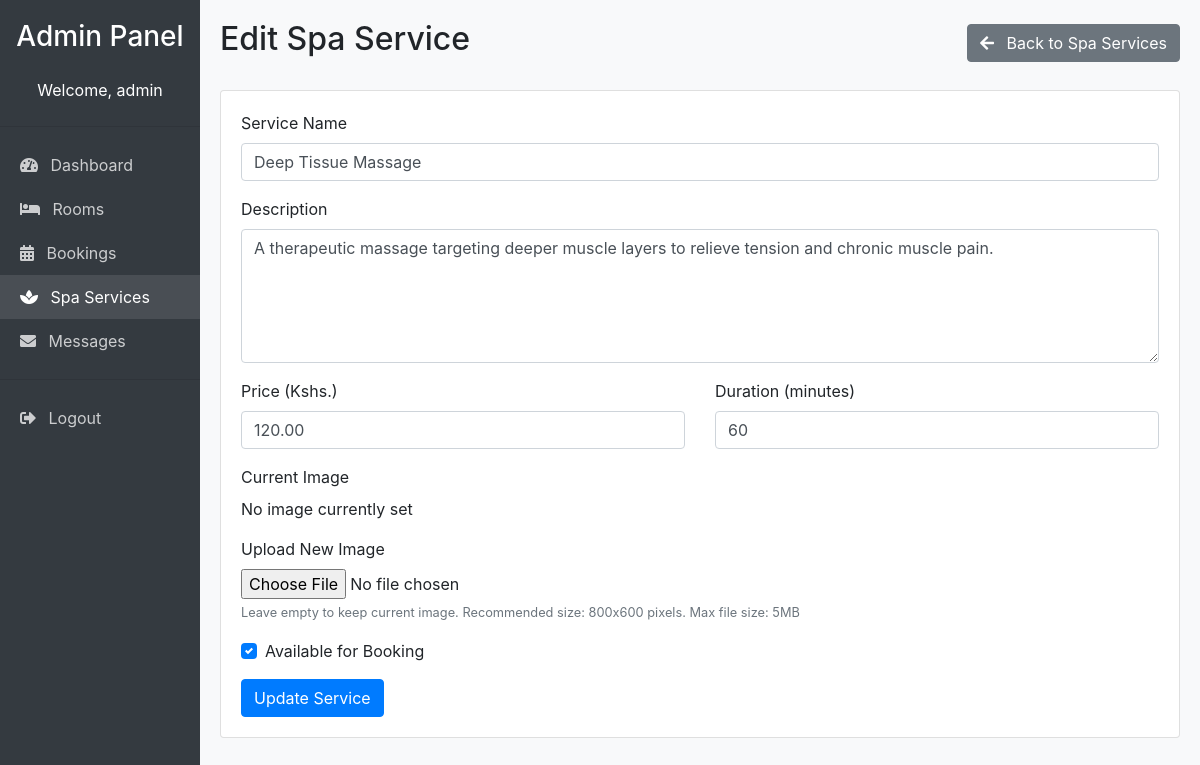
The page /admin/spa_edit.php?id=1 (signed in) on the database as committed earlier.
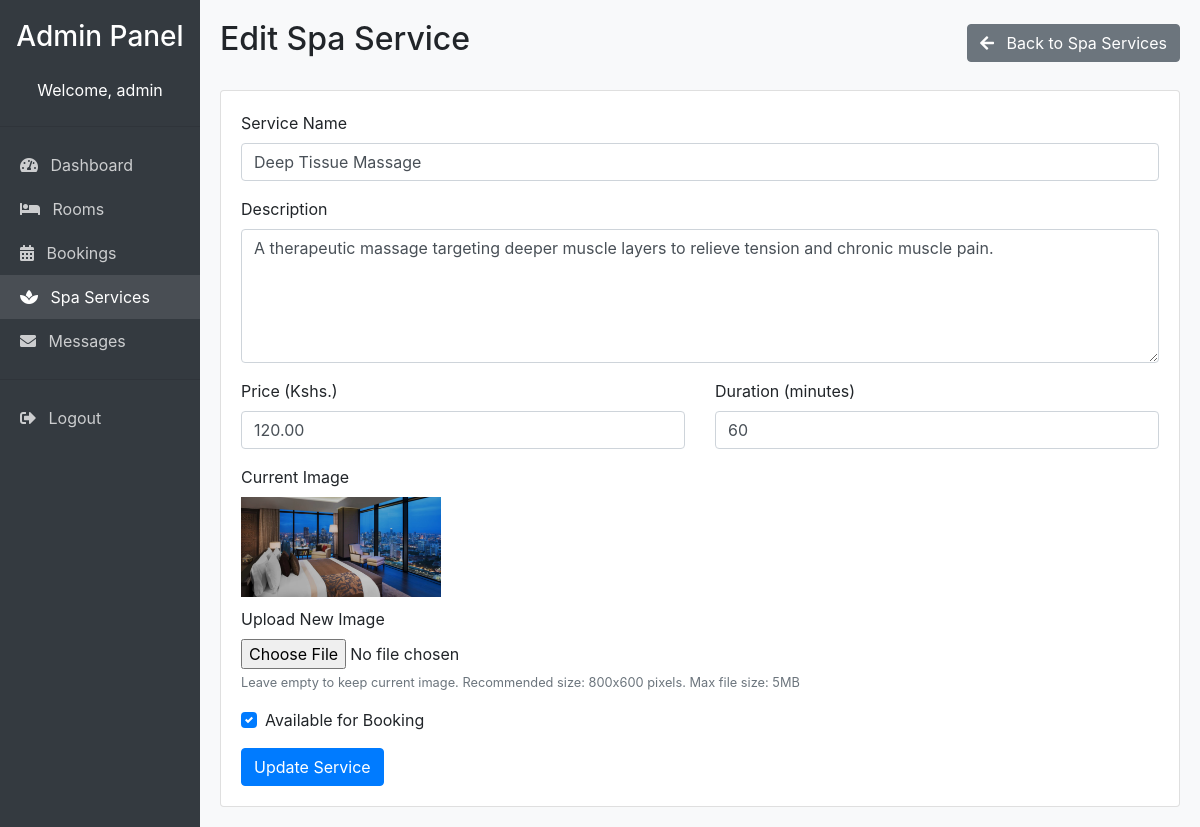
The same page on the database as committed later.
### tables this page shows
CREATE TABLE
  spa_services (
    id INT NOT NULL AUTO_INCREMENT,
    name VARCHAR(100) NOT NULL,
    description TEXT,
    price DECIMAL(10, 2) NOT NULL,
    duration INT NOT NULL,
    image VARCHAR(255),
    is_available TINYINT (1) DEFAULT 1,
    PRIMARY KEY (id)
  );

### admin/spa_edit.php (the view, shortened to what this page needs)
<?php
require_once '../includes/connect.php';
$service_id = $_GET['id'];
$sql = "SELECT * FROM spa_services WHERE id = $service_id";
$result = mysqli_query($conn, $sql);
$service = mysqli_fetch_assoc($result);
$name = $service['name'];
$description = $service['description'];
$price = $service['price'];
$duration = $service['duration'];
$current_image = $service['image'];
?>
<!DOCTYPE html>
<html lang="en">
<head>
    <link rel="stylesheet" href="../css/bootstrap.min.css">
    <link rel="stylesheet" href="https://cdnjs.cloudflare.com/ajax/libs/font-awesome/5.15.3/css/all.min.css">
</head>
<body>
    <div class="container-fluid">
        <div class="row">
            <div class="col-md-2 sidebar">
                <h3 class="text-center mb-4">Admin Panel</h3>
                <div class="text-center mb-4">
                    Welcome, <?php echo htmlspecialchars($_SESSION['admin_username']); ?>
                </div>
                <hr>
                <a href="dashboard.php"><i class="fas fa-tachometer-alt mr-2"></i> Dashboard</a>
                <a href="rooms.php"><i class="fas fa-bed mr-2"></i> Rooms</a>
                <a href="bookings.php"><i class="fas fa-calendar-alt mr-2"></i> Bookings</a>
                <a href="spa.php" class="active"><i class="fas fa-spa mr-2"></i> Spa Services</a>
                <a href="messages.php"><i class="fas fa-envelope mr-2"></i> Messages</a>
                <hr>
                <a href="logout.php"><i class="fas fa-sign-out-alt mr-2"></i> Logout</a>
            </div>
            <div class="col-md-10 content">
                <div class="d-flex justify-content-between align-items-center mb-4">
                    <h2>Edit Spa Service</h2>
                    <a href="spa.php" class="btn btn-secondary"><i class="fas fa-arrow-left mr-2"></i> Back to Spa Services</a>
                </div>
                <div class="card">
                    <div class="card-body">
                        <form action="spa_edit.php?id=<?php echo $service_id; ?>" method="post" enctype="multipart/form-data">
                            <div class="form-group">
                                <label for="name">Service Name</label>
                                <input type="text" class="form-control" id="name" name="name" value="<?php echo htmlspecialchars($name); ?>" required>
                            </div>
                            <div class="form-group">
                                <label for="description">Description</label>
                                <textarea class="form-control" id="description" name="description" rows="5"><?php echo htmlspecialchars($description); ?></textarea>
                            </div>
                            <div class="row">
                                <div class="col-md-6">
                                    <div class="form-group">
                                        <label for="price">Price (Kshs.)</label>
                                        <input type="number" class="form-control" id="price" name="price" step="0.01" min="0" value="<?php echo htmlspecialchars($price); ?>" required>
                                    </div>
                                </div>
                                <div class="col-md-6">
                                    <div class="form-group">
                                        <label for="duration">Duration (minutes)</label>
                                        <input type="number" class="form-control" id="duration" name="duration" min="15" step="15" value="<?php echo htmlspecialchars($duration); ?>" required>
                                    </div>
                                </div>
                            </div>
                            <div class="form-group">
                                <label>Current Image</label>
                                <div>
                                    <?php if (!empty($current_image) && file_exists("../images/" . $current_image)): ?>
                                        <img src="../images/<?php echo $current_image; ?>" alt="<?php echo htmlspecialchars($name); ?>" class="current-image">
                                    <?php else: ?>
                                        <p>No image currently set</p>
                                    <?php endif; ?>
                                </div>
                                <label for="image">Upload New Image</label>
                                <input type="file" class="form-control-file" id="image" name="image">
                                <small class="form-text text-muted">Leave empty to keep current image. Recommended size: 800x600 pixels. Max file size: 5MB</small>
                            </div>
                            <div class="form-group">
                                <div class="custom-control custom-checkbox">
                                    <label class="custom-control-label" for="is_available">Available for Booking</label>
                                </div>
                            </div>
                            <button type="submit" class="btn btn-primary">Update Service</button>
                        </form>
                    </div>
                </div>
            </div>
        </div>
    </div>
</body>
</html>

### admin/spa_edit.php (style rules this page uses)
body { background-color: #f8f9fa; }
.sidebar { background-color: #343a40; color: white; min-height: 100vh; padding: 20px 0; }
.sidebar a { color: rgba(255, 255, 255, .75); padding: 10px 20px; display: block; }
.sidebar .active { color: white; background-color: rgba(255, 255, 255, .1); }
.content { padding: 20px; }
.current-image { max-width: 200px; max-height: 150px; margin-bottom: 10px; }

Rows that differ between the two databases and show on the page:
changed spa_services "Deep Tissue Massage": image: picture added; image "massage1.jpg" → "banner1.jpg" (drawn)
Other text that changed with them:
text no longer shown: "No image currently set"
